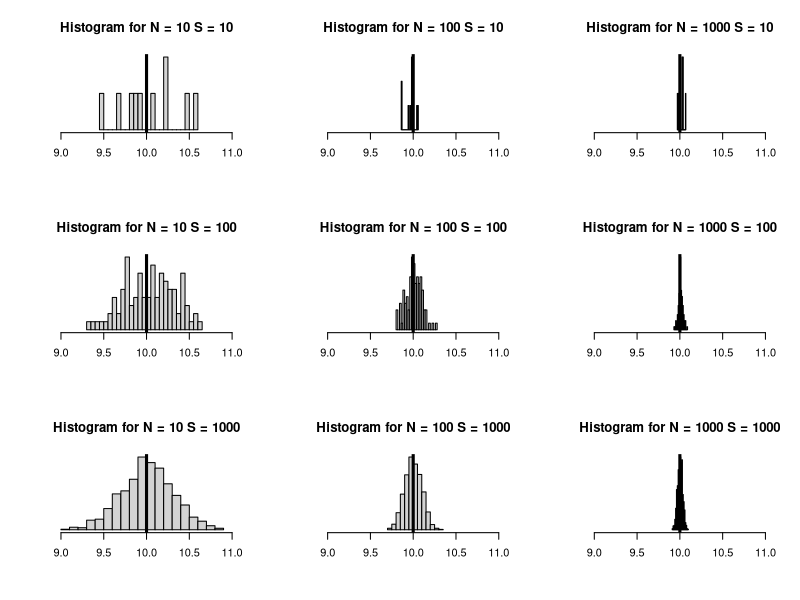
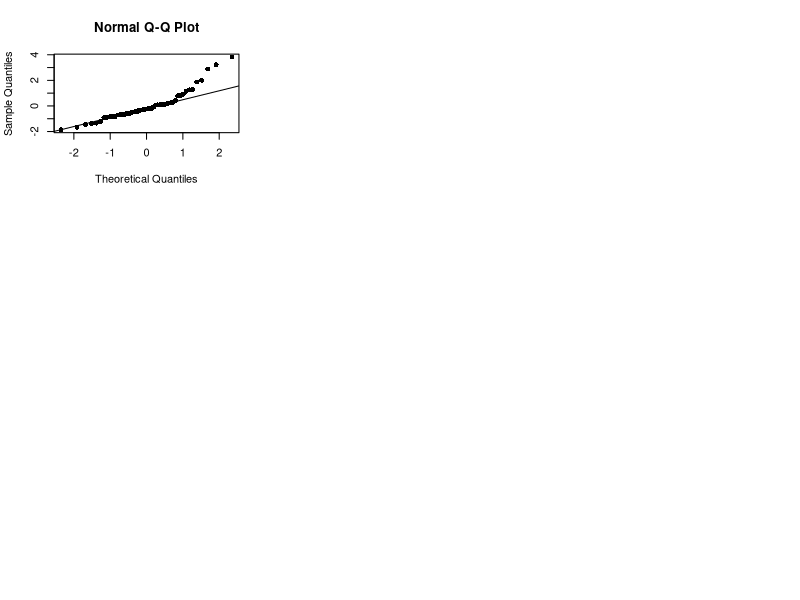
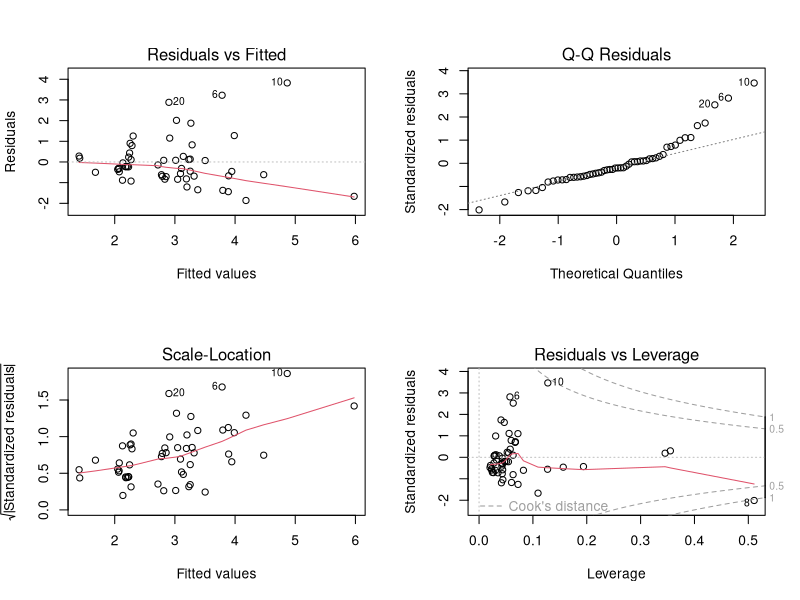

Write the R code that produced these figures, in order.
## ---- chunk 1
knitr::opts_chunk$set(echo = TRUE)


## ---- chunk 2

#Define parameters 
population <- rnorm(10000, mean = 10, sd =1)
n <- c(10, 100, 1000)
iteration <- c(10, 100, 1000)


#For creating matrix of graphs 
par(mfrow = c(3,3))



for (i in iteration) {
  for (j in n) {
    sam_mean <- replicate(i, mean(sample(population, j)))
    title = paste("Histogram for N =", j, "S =", i) 
    plt = hist(sam_mean, breaks = 20, xlim = c(9, 11),yaxt = "n", xlab = NULL, ylab = NULL, main = title)
    abline(v = 10, lwd = 3)
    plt
  }
}
## ---- chunk 3
# Define the function 
f <- function(x) {exp(-x) * sin(x)}


# Taking large sample of values between 2 to 5  
sam_5_2 <- runif(100000,2,5)

# Save the results after plugging in the values 
result <- f(sam_5_2)

# Multiple with 3(mean of 2-5)
approximate_answer <- 3 * mean(result)

print(approximate_answer)
integrate(f, 2, 5)
## ---- chunk 4
set.seed(10825)
## ---- chunk 5
dat <- read.csv("./data/xmat.csv")

Xi <- data.matrix(dat)

e <- rnorm(1000, mean = 0, sd = sqrt(1.5))

yi <- 0.5*Xi[,1] - 2.2*Xi[,2] + Xi[,3] + e + 1


regress <- lm(yi ~ Xi[,1] + Xi[,2] + Xi[,3])
summary(regress)
## ---- chunk 6
library(foreign)

dat4 <- read.dta("./data/coxappend.dta")
dat4$log_ml <- log(dat4$ml)


#Create X and Y matrices
X4 <- as.matrix(cbind(1, dat4$eneth, dat4$log_ml, dat4$eneth * dat4$log_ml))
Y4 <- as.matrix((dat4$enps))
  

ols <- function (X,Y) {

  # Calculate components to calculate beta_hat
  X_t <- t(X)
  X_inv <- solve(X_t %*% X)
  X_t_Y <- X_t %*% Y
  
  # Calculate beta_hat
  beta_hat <- X_inv %*% X_t_Y
  
  # Calculate vector of residuals
  error <- Y - (X %*% beta_hat)
  res_sum_sqr <- as.matrix(t(error) %*% error)
 
 
  # Calculate Variance-Covariance Matrix
  VCV <- 1/(54-4) * as.numeric(res_sum_sqr) * X_inv
 
  # Standard errors of the estimated coefficients
  StdErr <- sqrt(diag(VCV))
  
  
  # Label and organize results into a data frame
  ols_table <- as.data.frame(cbind(beta_hat, StdErr))
  colnames(ols_table) <- c('Estimate','Std. Error')
  rownames(ols_table) <- c('(Intercept)','eneth','ml','eneth:ml')
  
  
  ### b. Graphing Q-Q plot 
  quartile_plot <- qqnorm(error, pch = 16)
  qqline(error, datax = FALSE, distribution = qnorm,
       probs = c(0.25, 0.75))
  
  
  return(ols_table)
  return(quartile_plot)
}


ols(X4, Y4)
## ---- chunk 7
mod <- lm(enps ~ eneth + log_ml + eneth * log_ml, data = dat4)
summary(mod)
## ---- chunk 8
par(mfrow = c(2,2))
plot(mod)
## ---- chunk 9
sessionInfo()
